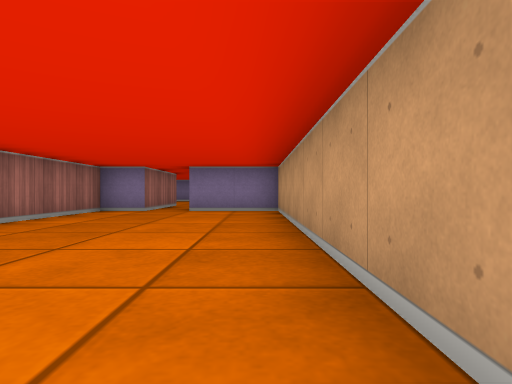
view 1 (above)

17 first-person views from a walk through a cub3D level. The camera is about half as high as the walls, looks level and sees 75° across. The floor is counted in squares. Each view is taken from the middle of a square. On the plan, view 1 faces up. The plan holds only what a view shows up to about 9 squares ahead; the rest is blank.

view 2
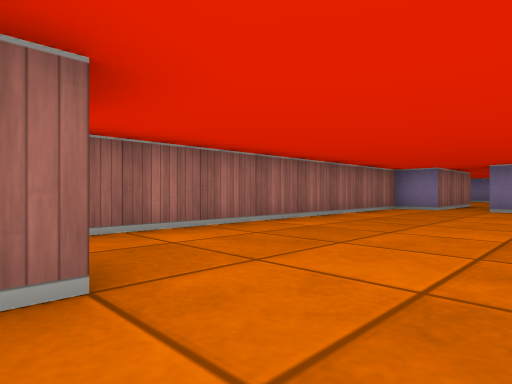

view 3
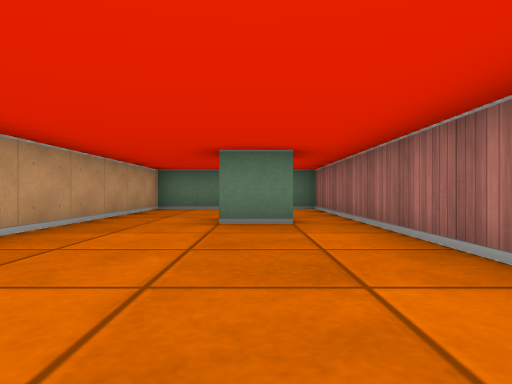

view 4
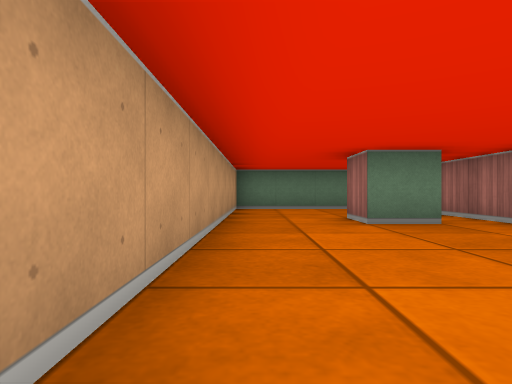

view 5
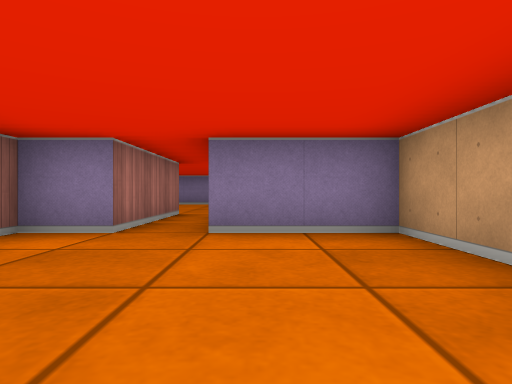

view 6
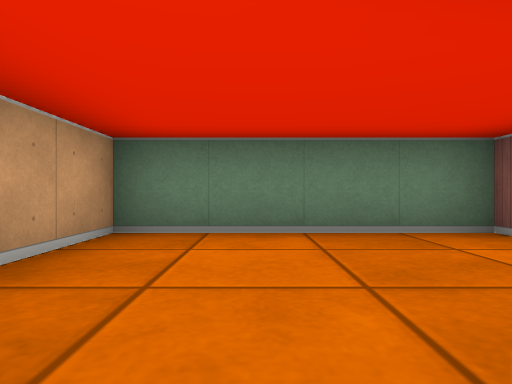

view 7
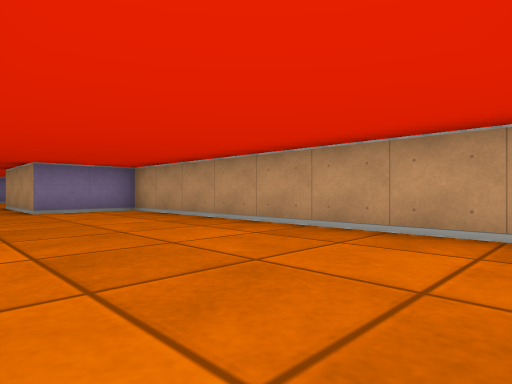

view 8
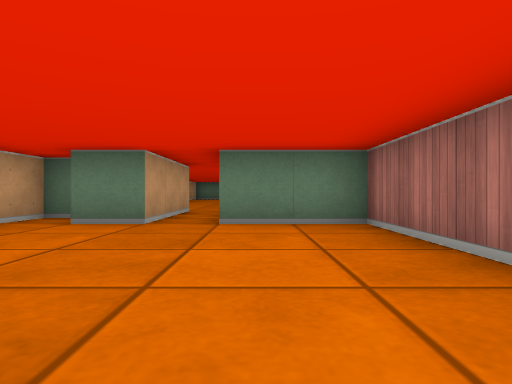

view 9
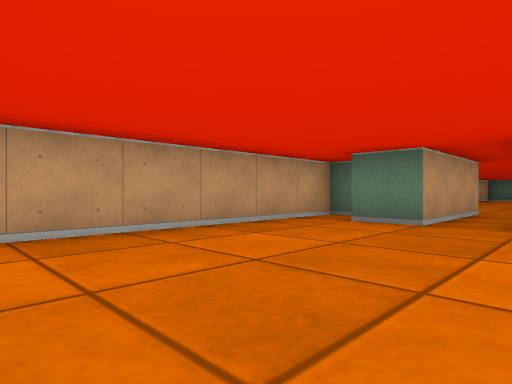

view 10
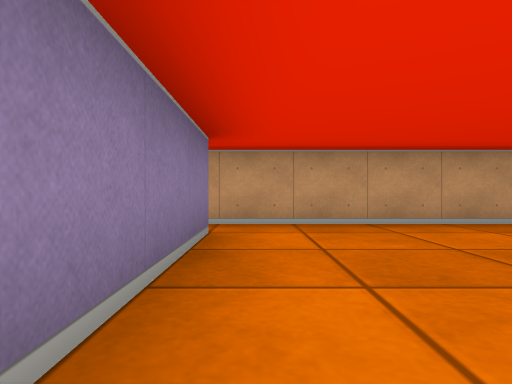

view 11
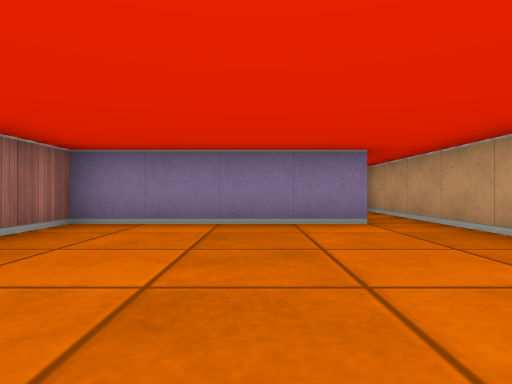

view 12
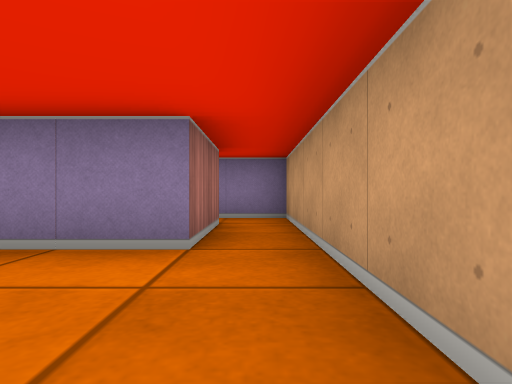

view 13
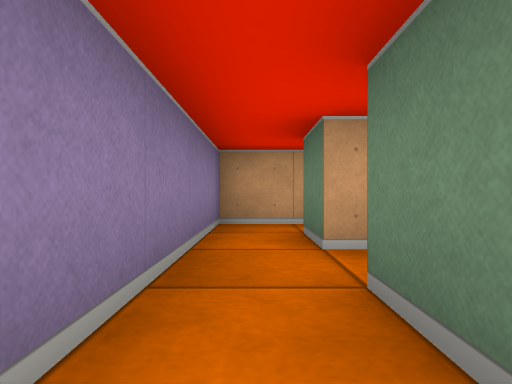

view 14
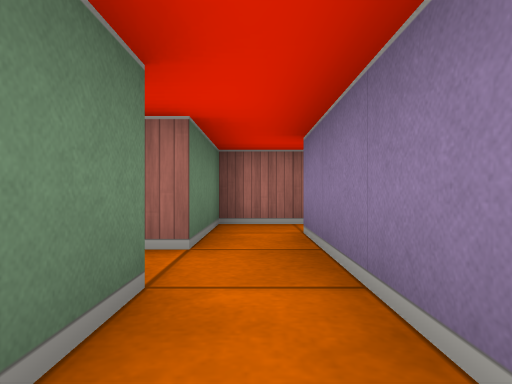

view 15
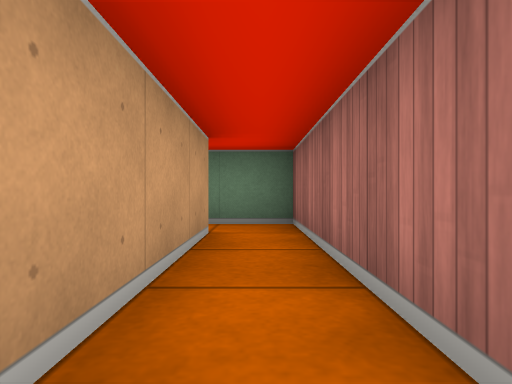

view 16
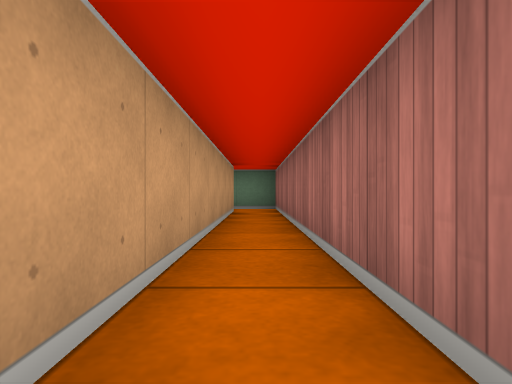

view 17
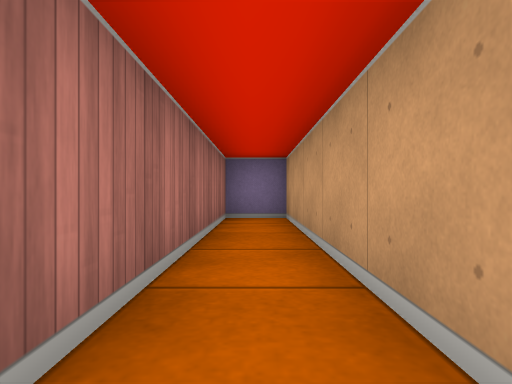

### Floor plan
Points are (right, up) in squares from view 1. A wall is a line through its corners. A room is listed if a view was taken in it or the views show most of it. See-through windows are left out.
Room 1 (views 1, 2, 3, 4, 5, 6, 7)
walls: (-2.6, -0.5) (-1.5, -0.5) (-1.5, -1.5); (-2.5, 7.5) (-3.5, 7.5) (-3.5, -4.5) (0.5, -4.5) (0.5, 7.5) (-1.5, 7.5)
ways out: opening at (-2, 7) to room 2
Room 2 (views 8, 9, 10, 11, 12)
walls: (0, 9.5) (0.5, 9.5) (0.5, 15.5); (-0.5, 15.5) (-4.5, 15.5) (-4.5, 10.5) (-2.5, 10.5) (-2.5, 7.5); (-1.5, 7.5) (-1.5, 10.5) (-0.5, 10.5)
ways out: opening at (-2, 7) to room 1; opening at (0, 16.5) to room 4
Room 3 (views 13, 15, 16, 17)
walls: (-3.5, 18.5) (-3.5, 26.5) (-4.5, 26.5) (-4.5, 17.5) (-3.5, 17.5)
ways out: opening at (-3, 18) to room 4
Room 4 (view 14)
walls: (-1.5, 17.5) (-0.5, 17.5) (-0.5, 15.5); (-3.5, 17.5) (-2.5, 17.5) (-2.5, 17.1); (0.5, 15.5) (0.5, 18.5) (-3.5, 18.5)
ways out: opening at (0, 16.5) to room 2; opening at (-3, 18) to room 3

Positions as (right, up) in squares from view 1, and headings:
1: (0, 0), facing up
2: (0, -1), facing up-left
3: (-2, 4), facing down
4: (0, 4), facing down
5: (-1, 4), facing up
6: (-1, -1), facing down
7: (-3, 0), facing up-right
8: (-3, 15), facing down
9: (-3, 15), facing down-right
10: (-4, 15), facing right
11: (-2, 11), facing up
12: (0, 13), facing up
13: (-4, 18), facing right
14: (0, 18), facing left
15: (-4, 22), facing down
16: (-4, 26), facing down
17: (-4, 21), facing up
